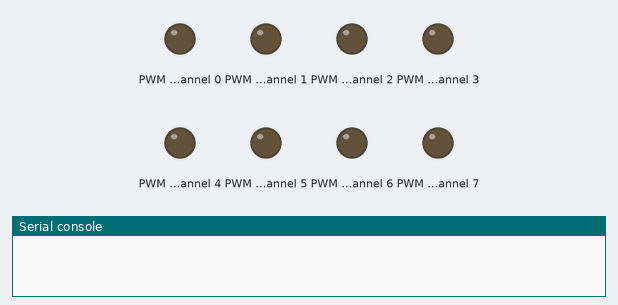
This program was run on a simulated Raspberry Pi Pico running MicroPython. Shown: output pins drawn as LEDs (lit = HIGH), the last lines printed to the serial console. Library files of the repository ran but are not shown: pca9685.py. At 13.0 s the program stops and its outputs stay as they are.

Above: at 0.1 s.
At 3.1 s:
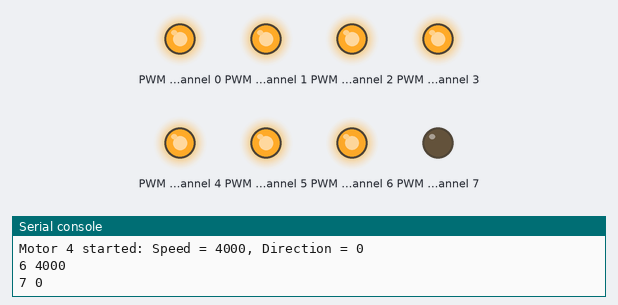
At 13.1 s:
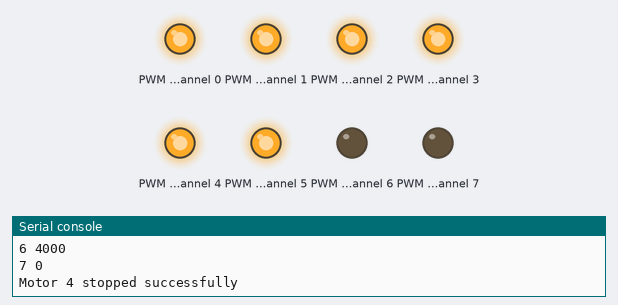
Timing chart, 0 to 14.5 s (numbered marks = the images above):
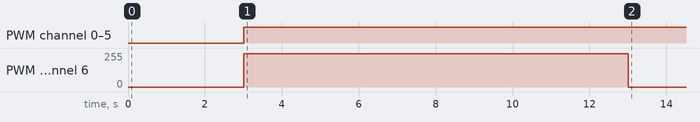

The program:

main.py
```python
# Python env   : MicroPython v1.23.0 on Raspberry Pi Pico
# -*- coding: utf-8 -*-
# @Time    : 2025/1/19 上午10:57
# @Author  : 李清水
# @File    : main.py
# @Description : 总线电机扩展板示例程序

# ======================================== 导入相关模块 =========================================

# 导入硬件相关模块
from machine import Pin, I2C

# 导入时间相关模块
import time

# 导入自定义模块
from pca9685 import PCA9685

# 导入直流电机控制模块
from bus_dc_motor import BusDCMotor

# ======================================== 全局变量 ============================================

# 外置PWM扩展芯片地址
PCA9685_ADDR = 0

# ======================================== 功能函数 ============================================

# ======================================== 自定义类 ============================================

# ======================================== 初始化配置 ==========================================

# 上电延时3s
time.sleep(3)
# 打印调试消息
print("FreakStudio: Using PCA9685 to control dc motor and step motor")

# 创建硬件I2C的实例，使用I2C0外设，时钟频率为400KHz，SDA引脚为4，SCL引脚为5
i2c = I2C(id=0, sda=Pin(4), scl=Pin(5), freq=400000)

# 开始扫描I2C总线上的设备，返回从机地址的列表
devices_list = i2c.scan()
print("START I2C SCANNER")

# 若devices_list为空，则没有设备连接到I2C总线上
if len(devices_list) == 0:
    print("No i2c device !")
# 若非空，则打印从机设备地址
else:
    print("i2c devices found:", len(devices_list))
    # 遍历从机设备地址列表
    for device in devices_list:
        # 判断地址是否在0x40到0x4F之间，如果是，则为PCA9685芯片地址
        if 0x40 <= device <= 0x4F:
            print("PCA9685 I2C hexadecimal address: ", hex(device))
            PCA9685_ADDR = device

# 创建PCA9685实例，使用I2C0外设
pca9685 = PCA9685(i2c, PCA9685_ADDR)
# 创建BusDCMotor实例，使用PCA9685实例，电机数量为4
motor = BusDCMotor(pca9685, 4)

# ========================================  主程序  ===========================================

# # 控制电机1正转，速度为4000，方向为0（前进）
# motor.set_motor_speed(1, 4000, 0)
# # 控制电机2反转，速度为3000，方向为0（前进）
# motor.set_motor_speed(2, 3000, 0)
#
# # 延时10s
# time.sleep(10)
#
# # 停止电机1
# motor.stop_motor(1)
# # 刹车电机2
# motor.break_motor(2)

# 电机启动
print("Motor 4 started: Speed = 4000, Direction = 0")
motor.set_motor_speed(4, 4000, 0)

# 运行10秒
time.sleep(10)

# 电机停止
motor.stop_motor(4)
print("Motor 4 stopped successfully")
```

bus_dc_motor.py
```python
# (licence header left out)
__version__ = "0.1.0"
__author__ = "李清水"
__license__ = "MIT"
__platform__ = "MicroPython v1.23"

# ======================================== 导入相关模块 =========================================

# 导入PCA9685模块
from pca9685 import PCA9685

# ======================================== 全局变量 ============================================

# ======================================== 功能函数 ============================================

# ======================================== 自定义类 ============================================


# 自定义总线直流电机驱动类
class BusDCMotor:
    """
    BusDCMotor类，用于控制直流电机的正转、反转和调速。

    该类通过与PCA9685的接口交互，使用PWM信号控制四个电机的速度和转向。

    Attributes:
        pca9685 (PCA9685): 用于控制PWM信号的PCA9685实例。
        motor_count (int): 电机数量，这里假设最多控制4个电机。

    Methods:
        set_motor_speed(motor_id: int, speed: int, direction: int = 0) -> None:
            设置指定编号电机的速度和转向。
        stop_motor(motor_id: int) -> None:
            停止指定编号电机的转动。
        break_motor(motor_id: int) -> None:
            快速刹车，停止指定编号电机。

        stop_motor 方法通过设置PWM为0平稳停止电机，break_motor 方法通过设置PWM为最大值快速刹车电机。

    =============================================

    BusDCMotor class for controlling the direction and speed of DC motors.

    This class communicates with the PCA9685 to control the speed and direction of up to four motors via PWM signals.

    Attributes:
        pca9685 (PCA9685): The PCA9685 instance for controlling PWM signals.
        motor_count (int): Number of motors to control, assuming up to 4 motors.

    Methods:
        set_motor_speed(motor_id: int, speed: int, direction: int = 0) -> None:
            Set the speed and direction of the specified motor.
        stop_motor(motor_id: int) -> None:
            Stop the specified motor.
        break_motor(motor_id: int) -> None:
            Brake the specified motor.

        The stop_motor method smoothly stops the motor by setting PWM to 0, while the break_motor method quickly brakes the motor by setting PWM to the maximum value.
    """

    def __init__(self, pca9685: PCA9685, motor_count: int = 4):
        """
        构造函数，初始化电机控制类。

        Args:
            pca9685 (PCA9685): PCA9685实例，用于控制PWM信号。
            motor_count (int): 需要控制的电机数量。默认值为4个电机。

        Raises:
            ValueError: 如果电机数量超出范围（1-4）或传入的pca9685不是PCA9685实例。

        ============================================

        Constructor to initialize the motor control class.

        Args:
            pca9685 (PCA9685): PCA9685 instance to control PWM signals.
            motor_count (int): Number of motors to control. Default is 4 motors.

        Raise:
            ValueError: If motor count is out of range (1-4) or pca9685 is not an instance of PCA9685.
        """
        # 电机数量不可能大于4个
        if motor_count > 4 or motor_count < 1:
            raise ValueError(f"Invalid motor_count: {motor_count}. Motor count must be between 1 and 4.")

        # 判断pca9685是否为PCA9685实例
        if not isinstance(pca9685, PCA9685):
            raise ValueError("Invalid pca9685. pca9685 must be an instance of PCA9685.")

        self.pca9685 = pca9685
        self.motor_count = motor_count

        # 设定PWM信号频率为1000Hz
        self.pca9685.freq(1000)
        # 设定pca9685实例的8个PWM引脚占空比为4095，即刹车
        for i in range(8):
            self.pca9685.duty(i, 4095)

    def set_motor_speed(self, motor_id: int, speed: int, direction: int = 0) -> None:
        """
        设置指定编号电机的速度和转向。

        根据电机编号和方向，调整对应PWM引脚的占空比，以控制电机的转动方向和速度。

        Args:
            motor_id (int): 电机的编号（1至4）。
            speed (int): 电机的速度，占空比范围为1900到4095。
                         在5V供电的PWM控制芯片中，速度设置为1900时，PWM通道输出约为2.3V。
                         大多数电机驱动芯片的逻辑高电平约为2.2V，因此将速度设置为1900可以确保PWM信号满足电机驱动芯片的输入要求。
            direction (int, optional): 电机转向，0表示前进，1表示后退。默认为0（前进）。

        Raises:
            ValueError: 如果电机编号超出范围（1-4）或者速度值超出范围（1900-4095）。

        =============================================

        Set the speed and direction of the specified motor.

        Adjust the PWM duty cycle of the corresponding pins based on motor ID and direction to control the motor's rotation direction and speed.

        Args:
            motor_id (int): Motor ID (1 to 4).
            speed (int): Motor speed, PWM duty cycle range from 1900 to 4095.
                         In a PWM control chip with 5V supply, a speed of 1900 corresponds to a PWM channel output of about 2.3V.
                         Most motor driver chips have a logic high voltage of about 2.2V, so setting the speed to 1900 ensures that the PWM signal meets the input requirements of the motor driver chip.
            direction (int, optional): Motor direction, 0 for forward and 1 for backward. Default is 0 (forward).

        Raises:
            ValueError: If motor ID is out of range (1-4) or speed is out of range (1900-4095).
        """
        if motor_id < 1 or motor_id > self.motor_count:
            raise ValueError(f"Invalid motor_id: {motor_id}. Motor ID must be between 1 and {self.motor_count}.")

        if not 1900 <= speed <= 4095:
            raise ValueError(f"Invalid speed: {speed}. Speed must be between 1900 and 4095.")

        # 根据电机编号选择对应的PWM引脚
        pwm_index = (motor_id - 1) * 2

        # 设置前进（direction = 0）或后退（direction = 1）的方向
        if direction == 0:
            # 控制前进，FI引脚
            self.pca9685.duty(pwm_index, speed)
            print(pwm_index, speed)
            # 设置后退BI引脚为0
            self.pca9685.duty(pwm_index + 1, 0)
            print(pwm_index + 1, 0)
        elif direction == 1:
            # 控制后退，BI引脚
            self.pca9685.duty(pwm_index + 1, speed)
            print(pwm_index + 1, speed)
            # 设置前进FI引脚为0
            self.pca9685.duty(pwm_index, 0)
            print(pwm_index, 0)
        else:
            raise ValueError("Invalid direction. Use 0 for forward or 1 for backward.")

    def stop_motor(self, motor_id: int) -> None:
        """
        停止指定编号电机的转动，设置PWM信号为0。
        平稳的停止，设置一个电机通道的两个PWM引脚为低电平。

        Args:
            motor_id (int): 电机的编号（1至4）。

        Raise:
            ValueError: 如果电机编号超出范围（1-4）。

        =============================================

        Stop the motor with the specified ID by setting the PWM duty cycle to 0.
        To perform a smooth stop, set both PWM pins of the motor channel to low.

        Args:
            motor_id (int): Motor ID (1 to 4).

        Raise:
            ValueError: If motor ID is out of range (1-4).
        """
        if motor_id < 1 or motor_id > self.motor_count:
            raise ValueError(f"Invalid motor_id: {motor_id}. Motor ID must be between 1 and {self.motor_count}.")

        # 根据电机编号选择对应的PWM引脚
        pwm_index = (motor_id - 1) * 2

        # 将电机的两个方向引脚都设置为0，停止电机
        self.pca9685.duty(pwm_index, 0)
        self.pca9685.duty(pwm_index + 1, 0)

    def break_motor(self, motor_id: int) -> None:
        """
        刹车指定编号电机，设置PWM信号为最大占空比。
        快速刹车，设置一个电机通道的两个PWM引脚为最大占空比。

        Args:
            motor_id (int): 电机的编号（1至4）。

        Raise:
            ValueError: 如果电机编号超出范围（1-4）。

        =============================================

        Brake the motor with the specified ID by setting the PWM duty cycle to maximum.
        To perform a quick brake, set both PWM pins of the motor channel to maximum duty cycle.

        Args:
            motor_id (int): Motor ID (1 to 4).

        Raise:
            ValueError: If motor ID is out of range (1-4).
        """
        if motor_id < 1 or motor_id > self.motor_count:
            raise ValueError(f"Invalid motor_id: {motor_id}. Motor ID must be between 1 and {self.motor_count}.")

        # 根据电机编号选择对应的PWM引脚
        pwm_index = (motor_id - 1) * 2

        # 将电机的两个方向引脚都设置为最大占空比，进行刹车
        self.pca9685.duty(pwm_index, 4095)
        self.pca9685.duty(pwm_index + 1, 4095)


# ======================================== 初始化配置 ==========================================

# ========================================  主程序  ===========================================
```

Measured:
- by itself, PWM channel 0–5: LOW → HIGH at 3.0 s
- by itself, PWM channel 6: 0/255 → 249/255 at 3.0 s, → 0/255 10.0 s later
